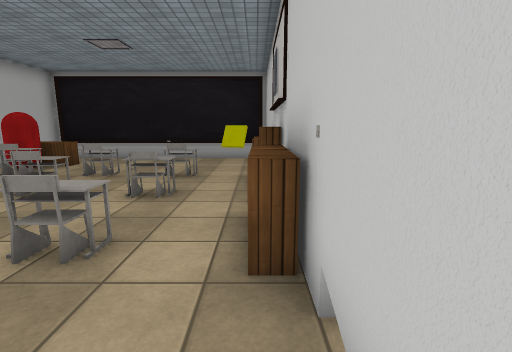
View 1 (above)

12 first-person views from a walk through a 3-D level made in the Unity game engine. The camera is 1.5 m above the floor, tilts 10° down and sees 85° across. Doors are open. The floor is counted in squares, 1 m on a side. Each view is taken from the middle of a square. On the plan, view 1 faces up. The plan holds only what a view shows up to about 14 squares ahead; the rest is blank. The place goes on beyond the plan. The player character is not drawn. Some surface patterns are stand-ins.

View 2
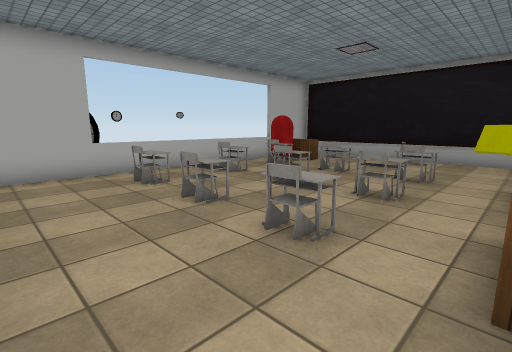

View 3
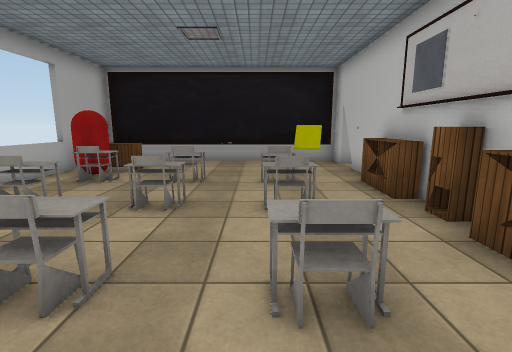

View 4
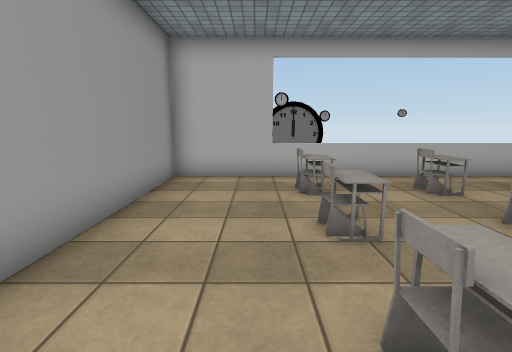

View 5
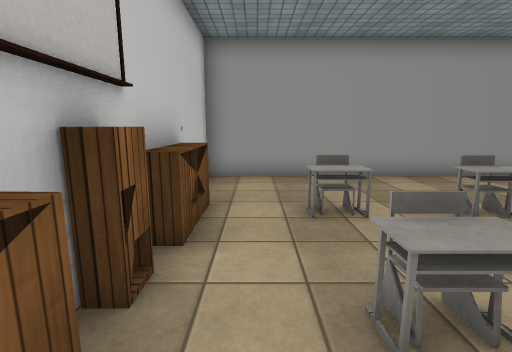

View 6
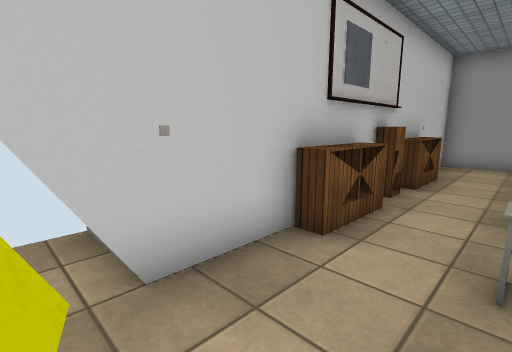

View 7
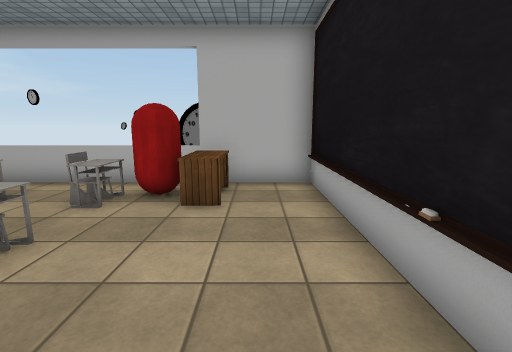

View 8
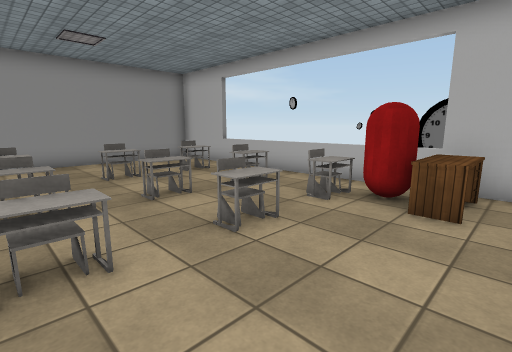

View 9
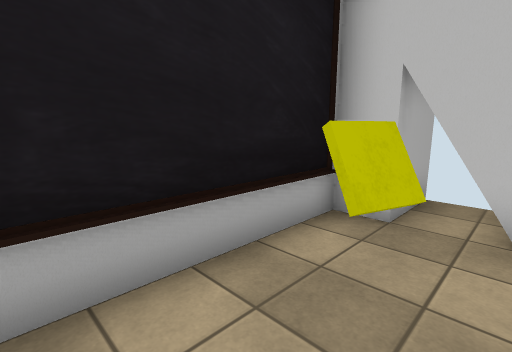

View 10
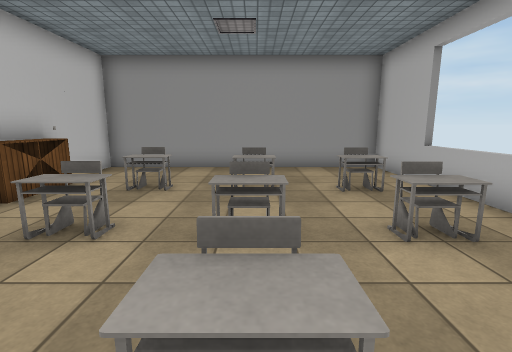

View 11
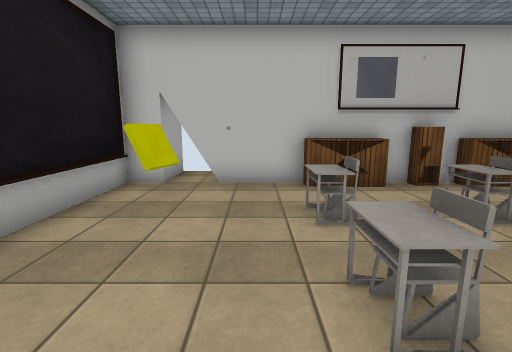

View 12
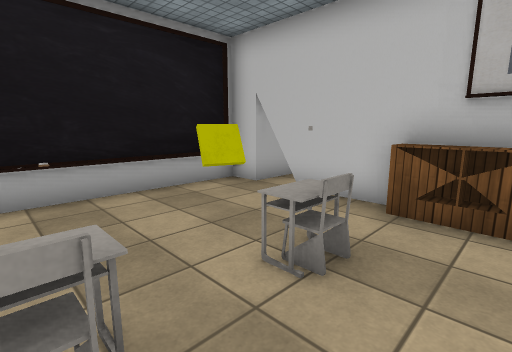

### Floor plan
Points are (right, up) in squares from view 1. A wall is a line through its corners. A room is listed if a view was taken in it or the views show most of it. See-through windows are left out.
Room 1 (views 1, 2, 3, 4, 5, 6, 7, 8, 9, 10, 11, 12)
walls: (0.5, 2.4) (0.5, 12.1); (-0.5, 11.8) (-1.5, 12.2); (-0.3, 12.4) (-0.5, 12) (-1.4, 12.4); (0.5, 13.5) (-9.5, 13.5) (-9.5, -0.5) (0.5, -0.5) (0.5, 1.6); (2.6, 12.5) (0.5, 12.5)
ways out: open door at (1, 1); open door at (2, 11.5)
objects: red capsule (-9, 9) to (-8, 10); desk (-9, 11) to (-7, 11); other object (-8, 3) to (-7, 4); other object (-8, 6) to (-7, 6); other object (-7, 9); other object (-5, 3) to (-5, 4); other object (-5, 6); other object (-5, 9); other object (-4, 13); other object (-3, 3) to (-2, 3); other object (-3, 6) to (-2, 6); other object (-3, 9) to (-2, 9); bookshelf (0, 3) to (0, 4); shelf (0, 5) to (0, 6); bookshelf (0, 7) to (0, 9); other object (1, 2)

Positions as (right, up) in squares from view 1, and headings:
1: (0, 0), facing up
2: (0, 0), facing up-left
3: (-3, 1), facing up
4: (-1, 2), facing left
5: (-1, 8), facing down
6: (-2, 12), facing down-right
7: (-2, 12), facing left
8: (-2, 12), facing down-left
9: (-4, 11), facing up-right
10: (-5, 10), facing down
11: (-7, 10), facing right
12: (-5, 7), facing up-right
